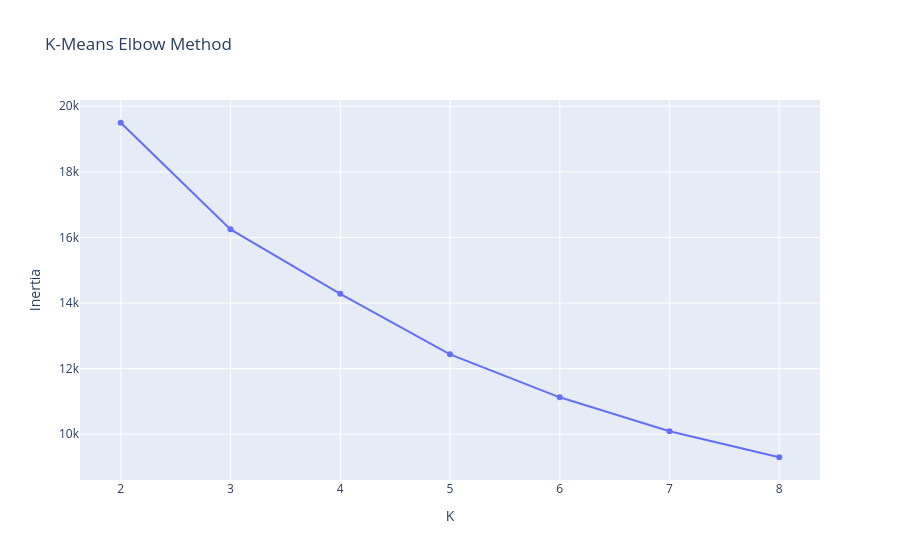

Notebook cell for this chart:
### Code cell
fig = px.line(
    k_results,
    x="K",
    y="Inertia",
    markers=True,
    title="K-Means Elbow Method"
)

fig.show()

### Figure 1 — Plotly figure (JSON) as saved in the notebook; plotly's stock layout.template omitted (floating-point values rounded to 4 significant figures)
{"data": [{"hovertemplate": "K=%{x}<br>Inertia=%{y}<extra></extra>", "legendgroup": "", "line": {"color": "#636efa", "dash": "solid"}, "marker": {"symbol": "circle"}, "mode": "lines+markers", "name": "", "orientation": "v", "showlegend": false, "type": "scatter", "x": [2, 3, 4, 5, 6, 7, 8], "xaxis": "x", "y": [19500.0, 16250.0, 14280.0, 12430.0, 11120.0, 10090.0, 9296.0], "yaxis": "y"}], "layout": {"legend": {"tracegroupgap": 0}, "title": {"text": "K-Means Elbow Method"}, "xaxis": {"anchor": "y", "domain": [0, 1], "title": {"text": "K"}}, "yaxis": {"anchor": "x", "domain": [0, 1], "title": {"text": "Inertia"}}}}
